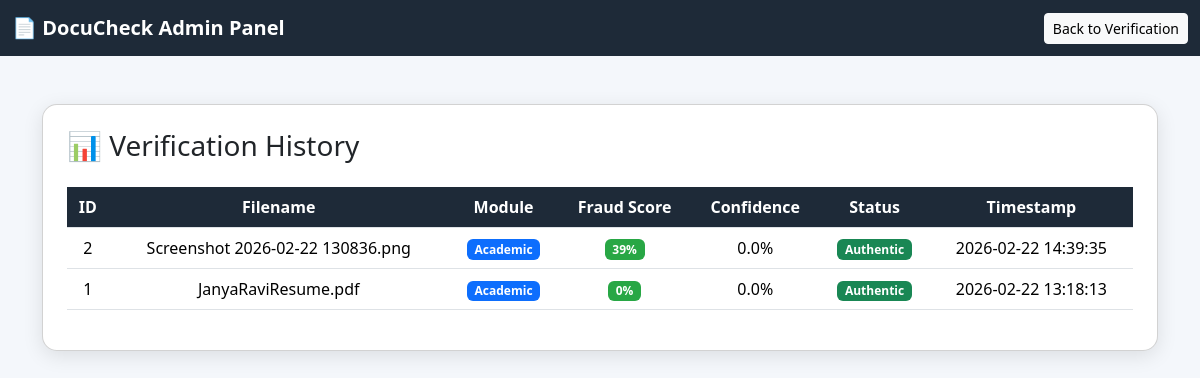
The page /admin on the database its author committed.
### tables this page shows
CREATE TABLE verifications (
            id INTEGER PRIMARY KEY AUTOINCREMENT,
            filename TEXT,
            module TEXT,
            fraud_score INTEGER,
            verdict TEXT,
            confidence REAL,
            timestamp TEXT
        );

### app.py (the view)
@app.route("/admin")
def admin():
    conn = sqlite3.connect("database.db")
    cursor = conn.cursor()
    cursor.execute("SELECT * FROM verifications ORDER BY id DESC")
    records = cursor.fetchall()
    conn.close()
    return render_template("admin.html", records=records)

### templates/admin.html (shortened to what this page needs)
<!DOCTYPE html>
<html>
<head>
    <link href="https://cdn.jsdelivr.net/npm/bootstrap@5.3.2/dist/css/bootstrap.min.css" rel="stylesheet">
</head>
<body>
<nav class="navbar navbar-expand-lg">
    <div class="container-fluid">
        <span class="navbar-brand">📄 DocuCheck Admin Panel</span>
        <a href="/" class="btn btn-light btn-sm">Back to Verification</a>
    </div>
</nav>
<div class="container mt-5">
    <div class="card p-4">
        <h3 class="mb-4">📊 Verification History</h3>
        <div class="table-responsive">
            <table class="table table-hover align-middle text-center">
                <thead>
                    <tr>
                        <th>ID</th>
                        <th>Filename</th>
                        <th>Module</th>
                        <th>Fraud Score</th>
                        <th>Confidence</th>
                        <th>Status</th>
                        <th>Timestamp</th>
                    </tr>
                </thead>
                <tbody>
                    {% for row in records %}
                    <tr>
                        <td>{{ row[0] }}</td>
                        <td>{{ row[1] }}</td>
                        <td>
                            {% if row[2] == 'academic' %}
                                <span class="badge bg-primary">Academic</span>
                            {% else %}
                                <span class="badge bg-info text-dark">Financial</span>
                            {% endif %}
                        </td>
                        <td>
                            {% if row[3] < 40 %}
                                <span class="badge badge-low">{{ row[3] }}%</span>
                            {% elif row[3] < 70 %}
                                <span class="badge badge-medium">{{ row[3] }}%</span>
                            {% else %}
                                <span class="badge badge-high">{{ row[3] }}%</span>
                            {% endif %}
                        </td>
                        <td>{{ (row[4]|float * 100)|round(2) }}%</td>
                        <td>
                            {% if row[3] < 40 %}
                                <span class="badge bg-success">Authentic</span>
                            {% elif row[3] < 70 %}
                                <span class="badge bg-warning text-dark">Moderate Risk</span>
                            {% else %}
                                <span class="badge bg-danger">High Risk</span>
                            {% endif %}
                        </td>
                        <td>{{ row[6] }}</td>
                    </tr>
                    {% endfor %}
                </tbody>
            </table>
        </div>
    </div>
</div>
</body>
</html>

### templates/admin.html (style rules this page uses)
body { background-color: #f4f7fb; }
.navbar { background-color: #1e2a38; }
.navbar-brand { color: white !important; font-weight: bold; }
.card { border-radius: 15px; box-shadow: 0 5px 20px rgba(0,0,0,0.1); }
.table th { background-color: #1e2a38; color: white; }
.badge-low { background-color: #28a745; }

### rows shown on the page
verifications: id "2", filename "Screenshot 2026-02-22 130836.png", module "Academic", fraud_score "39", (row[4]|float*100)|round(2) "0.0", shows "Authentic", timestamp "2026-02-22 14:39:35"
verifications: id "1", filename "JanyaRaviResume.pdf", module "Academic", fraud_score "0", (row[4]|float*100)|round(2) "0.0", shows "Authentic", timestamp "2026-02-22 13:18:13"
